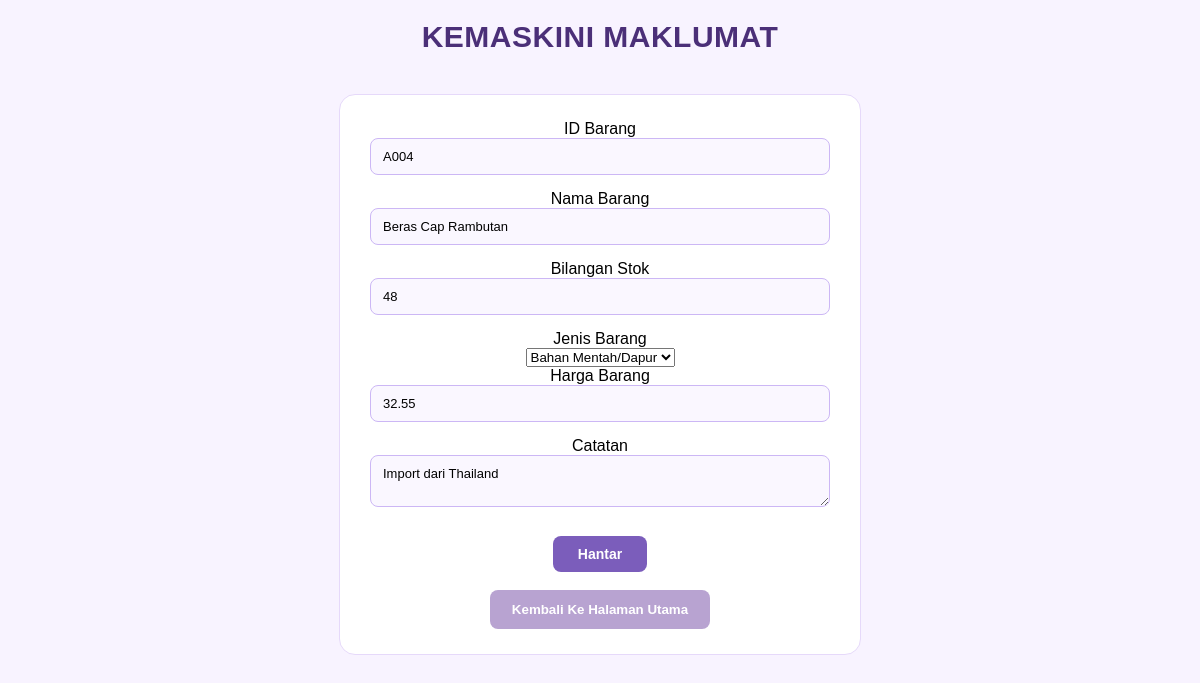
The app's page /update.php?idbarang=A004 with its own data.
### tables this page shows
CREATE TABLE `kedai_runcit` (
  `idbarang` varchar(10) NOT NULL,
  `namabarang` varchar(100) NOT NULL,
  `bilstok` int(15) NOT NULL,
  `jenisbarang` varchar(20) NOT NULL,
  `harga` double NOT NULL,
  `catatan` varchar(100) NOT NULL
);

### update.php (the view, shortened to what this page needs)
<?php
include('config.php');
if (isset($_GET['idbarang'])) {
    $id = $_GET['idbarang'];
} else {
    echo "No data available";
    $id = "";
}
$display = mysqli_query($conn, "SELECT * FROM kedai_runcit WHERE idbarang= '".$id."' ");
if (mysqli_num_rows($display) > 0) {
    while($row = mysqli_fetch_assoc($display)) {
        $id = $row['idbarang'];
        $nb = $row['namabarang'];
        $bs = $row['bilstok'];
        $jb = $row['jenisbarang'];
        $hg = $row['harga'];
        $ct = $row['catatan'];
    }
}
?>
<!DOCTYPE html>
<html>
    <head>
        <link rel="stylesheet" href="style.css">
    </head>
    <body>
        <h1 align="center">KEMASKINI MAKLUMAT</h1>
          <div class = "form1">
        <center>
    <form action ="" method = "post">
        <fieldset>
        <label>ID Barang</label> <br>
        <input type="text" name="idbarang" value="<?php echo $id ?>"> <br>
        <label>Nama Barang</label> <br>
        <input type="text" name="namabarang"  value="<?php echo $nb ?>"> <br>
        <label>Bilangan Stok</label> <br>
        <input type="text" name="bilstok"  value="<?php echo $bs ?>"> <br>
        <label>Jenis Barang</label> <br>
          <select type="text" name="jenisbarang" required>
        <option value="<?php echo $jb ?>"><?php echo $jb ?></option>
        </select> <br>
        <label>Harga Barang</label> <br>
        <input type="text" name="harga"  value="<?php echo $hg ?>"> <br>
        <label>Catatan</label> <br>
        <textarea name="catatan"><?php echo $ct ?></textarea> <br>
        <button type="submit" name="hantar">Hantar</button>
        </fieldset>
    </form>
    <br>
    <a href="index.php"><button>Kembali Ke Halaman Utama</button></a>
</center>
</div>
    </body>
</html>

### style.css (style rules this page uses)
* { margin: 0; padding: 0; box-sizing: border-box; font-family: "Montserrat", sans-serif; }
body { background: #f8f3ff; padding: 20px; }
h1 { text-align: center; margin-bottom: 25px; color: #4b2f78; font-size: 30px; letter-spacing: 0.5px; font-weight: 700; font-family: Verdana, Geneva, Tahoma, sans-serif; }
button { padding: 12px 22px; background: #b8a3d1; color: white; font-weight: bold; border: none; border-radius: 8px; }
.form1 { width: 45%; margin: 40px auto; padding: 25px 30px; background: #ffffff; border-radius: 16px; border: 1px solid #e6d9fa; }
form fieldset { border: none; padding: 0; }
form input, form textarea { width: 100%; padding: 10px 12px; margin-bottom: 15px; border: 1px solid #ccb7f5; border-radius: 8px; background: #faf7ff; font-size: 13px; }
form button { padding: 10px 25px; background: #7b5dbb; color: white; font-size: 14px; font-weight: 600; display: block; margin: 10px auto 0; }

### records on screen
kedai_runcit: idbarang "A004", namabarang "Beras Cap Rambutan", bilstok "48", jenisbarang "Bahan Mentah/Dapur", harga "32.55", catatan "Import dari Thailand"
